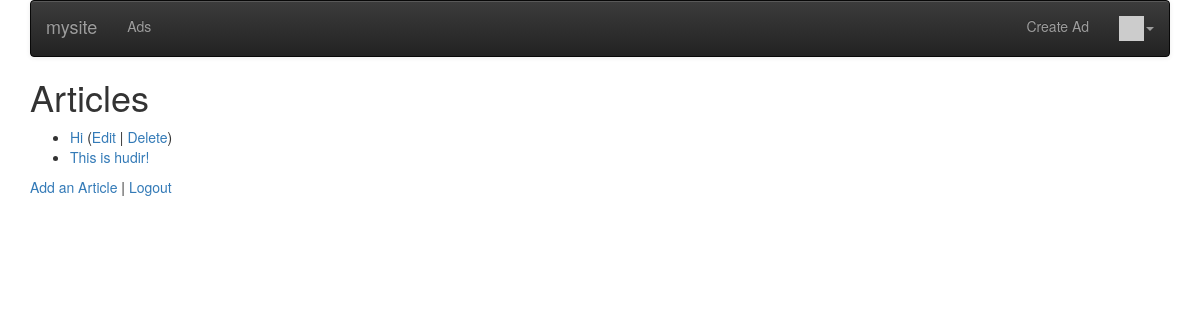
The page /ads/ (signed in) on the database as committed earlier.
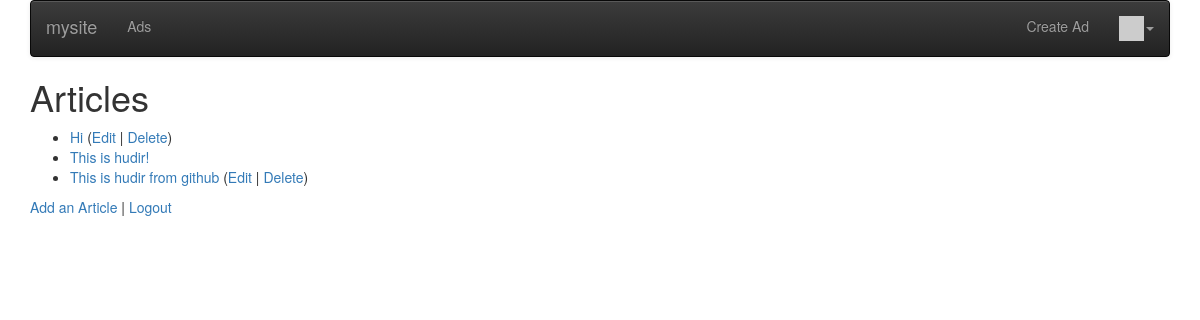
The same page on the database as committed later.
### ads/models.py (models this page shows, shortened)
class Ad(models.Model) :
    title = models.CharField(
            max_length=200,
            validators=[MinLengthValidator(2, "Title must be greater than 2 characters")]
    )
    price = models.DecimalField(max_digits=7, decimal_places=2, null=True)
    text = models.TextField()
    owner = models.ForeignKey(settings.AUTH_USER_MODEL, on_delete=models.CASCADE)
    created_at = models.DateTimeField(auto_now_add=True)
    updated_at = models.DateTimeField(auto_now=True)

### ads/views.py (the view)
# urls.py: path('', views.AdListView.as_view(), name='all'),
class AdListView(OwnerListView):
    model = Ad

### home/context_processors.py (called while the page is built)
def settings(request):
    return {
        'settings': django_settings,
    }

### home/templatetags/app_tags.py (called while the page is built)
@register.filter(name='gravatar')
def gravatar(user, size=35):
    email = str(user.email.strip().lower()).encode('utf-8')
    email_hash = md5(email).hexdigest()
    url = "//www.gravatar.com/avatar/{0}?s={1}&d=identicon&r=PG"
    return url.format(email_hash, size)

### ads/templates/ads/ad_list.html
{% extends "base_menu.html" %}
{% block content %}
<h1>Articles</h1>
<p>
{% if ad_list %}
<ul>
  {% for ad in ad_list %}
    <li>
        <a href="{% url 'ads:ads_detail'  ad.id %}">{{ ad.title }}</a>
        {% if ad.owner == user %}
        (<a href="{% url 'ads:ads_update' ad.id %}">Edit</a> |
        <a href="{% url 'ads:ads_delete' ad.id %}">Delete</a>)
        {% endif %}
    </li>
  {% endfor %}
</ul>
{% else %}
  <p>There are no ads in the database.</p>
{% endif %}
</p>
<p>
<a href="{% url 'ads:ads_create' %}">Add an Article</a> |
{% if user.is_authenticated %}
<a href="{% url 'logout' %}?next={% url 'ads:all' %}">Logout</a>
{% else %}
<a href="{% url 'login' %}?next={% url 'ads:all' %}">Login</a>
{% endif %}
</p>
{% endblock %}

Rows that differ between the two databases and show on the page:
added Ad: title "This is hudir from github", shows "Edit"
